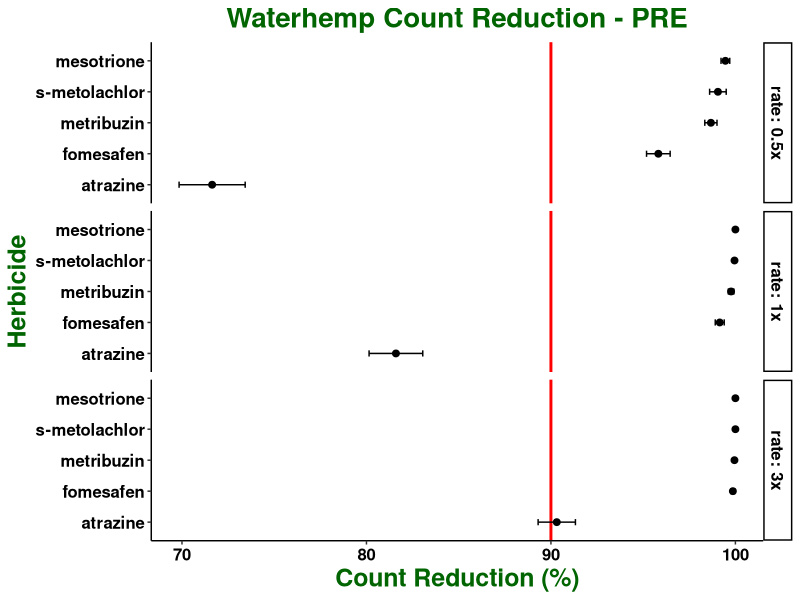

This figure's R source: (Note: this script raises an error after producing the figure.)
## ---- chunk 1

knitr::opts_chunk$set(echo = TRUE)
library(dplyr)
library(ggplot2)

## ---- chunk 2

waterhemp <- read.csv("All PRE_Reduction.csv")

str(waterhemp)

waterhemp$run <- as.factor(waterhemp$run)

waterhemp$pop <- as.factor(waterhemp$pop)

waterhemp$herb <- as.factor(waterhemp$herb)

waterhemp$rate <- as.factor(waterhemp$rate)

waterhemp$rep <- as.factor(waterhemp$rep)

str(waterhemp)

## ---- chunk 3

summary <- waterhemp %>% 
  group_by(herb,rate) %>% 
  summarise(n = sum(!is.na(count_red)), 
            mean = mean(count_red, na.rm = TRUE), 
            sd = sd(count_red, na.rm = TRUE),
            se = sd / sqrt(n),
            CI = qnorm(1- 0.05/2) * se)

summary
            
## ---- chunk 4

ggplot(summary, aes(x = mean*100, y = reorder(herb, mean))) + 
  geom_point(size = 2) + 
  geom_vline(xintercept = 90, size = 1, colour = "red") +
  geom_errorbar(aes(xmin = (mean*100) - (se*100), xmax = (mean*100) + (se*100), width = 0.2)) + 
  facet_grid(rate ~ ., labeller = label_both) +
  labs(title = "Waterhemp Count Reduction - PRE", x = "Count Reduction (%)", y = "Herbicide") + 
  theme_classic() + 
  theme (plot.title = element_text(face = "bold", hjust = 0.5, size = 20, colour = "darkgreen"), 
         axis.title = element_text(face = "bold", size = 18, colour = "darkgreen"), 
         axis.text = element_text(face = "bold", size = 12, colour = "black"),
         strip.text = element_text(face = "bold", size = 12, colour = "black")) +
  ggsave("RAW COUNTRED_HERBxRATE.jpeg", units="in", width=8, height=5, dpi=600)

